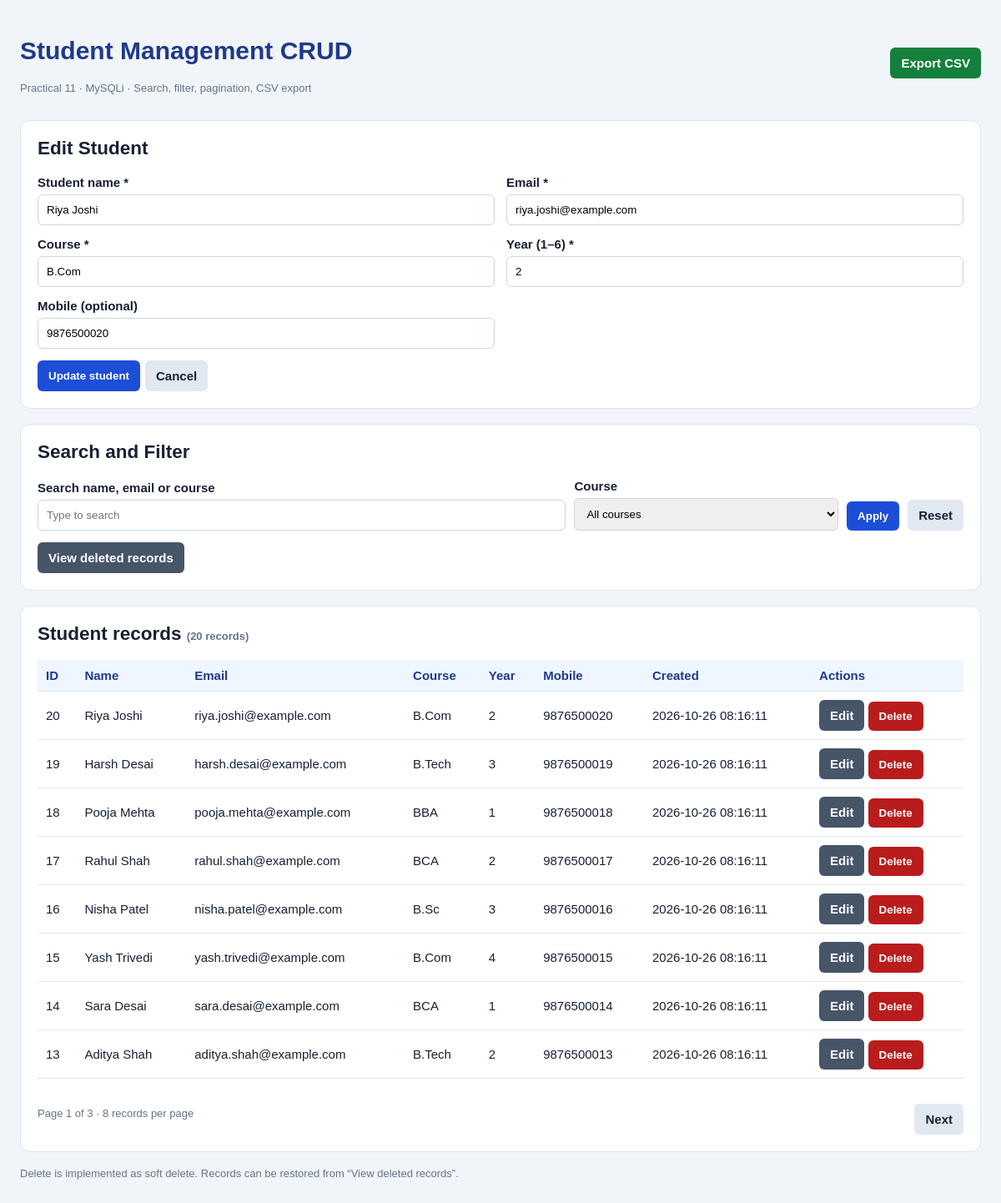
The app's page /Practical_Eleven/index.php?edit=20 with its own data.
### tables this page shows
CREATE TABLE IF NOT EXISTS students (
 id INT UNSIGNED AUTO_INCREMENT PRIMARY KEY,
 student_name VARCHAR(100) NOT NULL,
 email VARCHAR(150) NOT NULL UNIQUE,
 course VARCHAR(80) NOT NULL,
 year_of_study TINYINT UNSIGNED NOT NULL,
 mobile VARCHAR(20) NULL,
 status ENUM('active','deleted') NOT NULL DEFAULT 'active',
 created_at TIMESTAMP DEFAULT CURRENT_TIMESTAMP,
 updated_at TIMESTAMP DEFAULT CURRENT_TIMESTAMP ON UPDATE CURRENT_TIMESTAMP,
 CHECK (year_of_study BETWEEN 1 AND 6)
);

### Practical_Eleven/index.php (the view, shortened to what this page needs)
<?php
require_once __DIR__ . "/db.php";
function h($v)
{
    return htmlspecialchars((string)$v, ENT_QUOTES, "UTF-8");
}
$search = trim($_GET["search"] ?? "");
$course = trim($_GET["course"] ?? "");
$deleted = (($_GET["deleted"] ?? "") === "1");
$status = $deleted ? "deleted" : "active";
$page = max(1, (int)($_GET["page"] ?? 1));
$per = 8;
$count = $conn->prepare(
    "SELECT COUNT(*) AS total
     FROM students
     WHERE status = ?
       AND (
           ? = ''
           OR student_name LIKE CONCAT('%', ?, '%')
           OR email LIKE CONCAT('%', ?, '%')
           OR course LIKE CONCAT('%', ?, '%')
       )
       AND (? = '' OR course = ?)"
);
$count->bind_param(
    "sssssss",
    $status,
    $search,
    $search,
    $search,
    $search,
    $course,
    $course
);
$count->execute();
$total = (int)$count->get_result()->fetch_assoc()["total"];
$pages = max(1, (int)ceil($total / $per));
$page = min($page, $pages);
$offset = ($page - 1) * $per;
$s = $conn->prepare(
    "SELECT id, student_name, email, course,
            year_of_study, mobile, created_at
     FROM students
     WHERE status = ?
       AND (
           ? = ''
           OR student_name LIKE CONCAT('%', ?, '%')
           OR email LIKE CONCAT('%', ?, '%')
           OR course LIKE CONCAT('%', ?, '%')
       )
       AND (? = '' OR course = ?)
     ORDER BY id DESC
     LIMIT ? OFFSET ?"
);
$s->bind_param(
    "sssssssii",
    $status,
    $search,
    $search,
    $search,
    $search,
    $course,
    $course,
    $per,
    $offset
);
$s->execute();
$result = $s->get_result();
$edit = null;
if (
    isset($_GET["edit"]) &&
    ctype_digit((string)$_GET["edit"])
) {
    $id = (int)$_GET["edit"];
    $e = $conn->prepare(
        "SELECT *
         FROM students
         WHERE id = ? AND status = 'active'"
    );
    $e->bind_param("i", $id);
    $e->execute();
    $edit = $e->get_result()->fetch_assoc();
}
?>
<!DOCTYPE html>
<html lang="en">
<head>
</head>
<body>
<main class="wrap">
    <div class="top">
        <div>
            <h1>Student Management CRUD</h1>
            <p class="muted">
                Practical 11 · MySQLi · Search, filter, pagination, CSV export
            </p>
        </div>
        <a
            class="btn green"
            href="?export=csv&amp;search=<?= urlencode($search) ?>&amp;course=<?= urlencode($course) ?>&amp;deleted=<?= $deleted ? 1 : 0 ?>"
        >
            Export CSV
        </a>
    </div>
    <section class="card">
        <h2><?= $edit ? "Edit Student" : "Add Student" ?></h2>
        <form method="post">
            <div class="grid">
                <div>
                    <label for="student_name">Student name *</label>
                    <input
                        id="student_name"
                        name="student_name"
                        required
                        maxlength="100"
                        value="<?= h($edit["student_name"] ?? "") ?>"
                    >
                </div>
                <div>
                    <label for="email">Email *</label>
                    <input
                        id="email"
                        name="email"
                        type="email"
                        required
                        maxlength="150"
                        value="<?= h($edit["email"] ?? "") ?>"
                    >
                </div>
                <div>
                    <label for="course_input">Course *</label>
                    <input
                        id="course_input"
                        name="course"
                        required
                        maxlength="80"
                        placeholder="e.g. BCA"
                        value="<?= h($edit["course"] ?? "") ?>"
                    >
                </div>
                <div>
                    <label for="year">Year (1–6) *</label>
                    <input
                        id="year"
                        name="year_of_study"
                        type="number"
                        min="1"
                        max="6"
                        required
                        value="<?= h($edit["year_of_study"] ?? 1) ?>"
                    >
                </div>
                <div>
                    <label for="mobile">Mobile (optional)</label>
                    <input
                        id="mobile"
                        name="mobile"
                        maxlength="20"
                        value="<?= h($edit["mobile"] ?? "") ?>"
                    >
                </div>
            </div>
            <div class="actions">
                <button>
                    <?= $edit ? "Update student" : "Add student" ?>
                </button>
                <?php if ($edit): ?>
                    <a class="btn light" href="index.php">
                        Cancel
                    </a>
                <?php endif; ?>
            </div>
        </form>
    </section>
    <section class="card">
        <h2>Search and Filter</h2>
        <form class="toolbar" method="get">
            <div>
                <label for="search">Search name, email or course</label>
                <input
                    id="search"
                    name="search"
                    value="<?= h($search) ?>"
                    placeholder="Type to search"
                >
            </div>
            <div>
                <label for="course">Course</label>
                <select id="course" name="course">
                    <option value="">All courses</option>
                </select>
            </div>
            <button>Apply</button>
            <a class="btn light" href="index.php">
                Reset
            </a>
        </form>
        <div class="actions">
            <a
                class="btn gray"
                href="?deleted=<?= $deleted ? 0 : 1 ?>"
            >
                <?= $deleted ? "View active students" : "View deleted records" ?>
            </a>
        </div>
    </section>
    <section class="card">
        <h2>
            <?= $deleted ? "Deleted records" : "Student records" ?>
            <span class="muted">(<?= $total ?> records)</span>
        </h2>
        <div class="tablewrap">
            <table>
                <thead>
                    <tr>
                        <th>ID</th>
                        <th>Name</th>
                        <th>Email</th>
                        <th>Course</th>
                        <th>Year</th>
                        <th>Mobile</th>
                        <th>Created</th>
                        <th>Actions</th>
                    </tr>
                </thead>
                <tbody>
                    <?php if ($result->num_rows === 0): ?>
                        <tr>
                            <td colspan="8">No records found.</td>
                        </tr>
                    <?php else: ?>
                        <?php while ($row = $result->fetch_assoc()): ?>
                            <tr>
                                <td><?= h($row["id"]) ?></td>
                                <td><?= h($row["student_name"]) ?></td>
                                <td><?= h($row["email"]) ?></td>
                                <td><?= h($row["course"]) ?></td>
                                <td><?= h($row["year_of_study"]) ?></td>
                                <td><?= h($row["mobile"]) ?></td>
                                <td><?= h($row["created_at"]) ?></td>
                                <td>
                                    <?php if (!$deleted): ?>
                                        <a
                                            class="btn gray"
                                            href="?edit=<?= $row["id"] ?>"
                                        >
                                            Edit
                                        </a>
                                        <form
                                            method="post"
                                            onsubmit="return confirm('Move this student to deleted records?')"
                                        >
                                            <button class="red">
                                                Delete
                                            </button>
                                        </form>
                                    <?php endif; ?>
                                </td>
                            </tr>
                        <?php endwhile; ?>
                    <?php endif; ?>
                </tbody>
            </table>
        </div>
        <div class="pager">
            <span class="muted">
                Page <?= $page ?> of <?= $pages ?> · 8 records per page
            </span>
            <div class="actions">
                <?php
                $p = [
                    "search" => $search,
                    "course" => $course,
                    "deleted" => $deleted ? 1 : 0
                ];
                ?>
                <?php if ($page < $pages): ?>
                    <?php $p["page"] = $page + 1; ?>
                    <a
                        class="btn light"
                        href="?<?= h(http_build_query($p)) ?>"
                    >
                        Next
                    </a>
                <?php endif; ?>
            </div>
        </div>
    </section>
    <p class="muted">
        Delete is implemented as soft delete.
        Records can be restored from “View deleted records”.
    </p>
</main>
</body>
</html>

### Practical_Eleven/index.php (style rules this page uses)
* { box-sizing: border-box; }
body { margin: 0; padding: 24px; background: #f1f5f9; color: #172033; font: 15px Arial, sans-serif; }
.wrap { max-width: 1200px; margin: auto; }
.top { display: flex; justify-content: space-between; gap: 12px; align-items: center; flex-wrap: wrap; }
h1 { color: #1e3a8a; }
h2 { margin-top: 0; }
.card { background: white; padding: 20px; margin: 18px 0; border: 1px solid #dbe3ef; border-radius: 12px; }
.grid { display: grid; grid-template-columns: repeat(2, minmax(0, 1fr)); gap: 14px; }
label { display: block; font-weight: bold; margin-bottom: 6px; }
input, select { width: 100%; padding: 10px; border: 1px solid #cbd5e1; border-radius: 6px; }
button, .btn { display: inline-block; padding: 10px 13px; border: 0; border-radius: 6px; background: #1d4ed8; color: white; text-decoration: none; cursor: pointer; font-weight: bold; }
.green { background: #15803d; }
.red { background: #b91c1c; }
.gray { background: #475569; }
.light { background: #e2e8f0; color: #172033; }
.toolbar { display: grid; grid-template-columns: 2fr 1fr auto auto; gap: 10px; align-items: end; }
.actions { display: flex; gap: 6px; flex-wrap: wrap; margin-top: 14px; }
.tablewrap { overflow-x: auto; }
table { width: 100%; min-width: 900px; border-collapse: collapse; }
th, td { text-align: left; padding: 10px; border-bottom: 1px solid #e2e8f0; }
th { background: #eff6ff; color: #1e3a8a; }
td form { display: inline; }
.muted { color: #64748b; font-size: 13px; }
.pager { display: flex; justify-content: space-between; align-items: center; gap: 10px; flex-wrap: wrap; margin-top: 16px; }

### records on screen
students: student_name "Riya Joshi", email "riya.joshi@example.com", course "B.Com", year_of_study "2", mobile "9876500020", id "20", created_at "2026-10-26 08:16:11"
students: id "19", student_name "Harsh Desai", email "harsh.desai@example.com", course "B.Tech", year_of_study "3", mobile "9876500019", created_at "2026-10-26 08:16:11"
students: id "18", student_name "Pooja Mehta", email "pooja.mehta@example.com", course "BBA", year_of_study "1", mobile "9876500018", created_at "2026-10-26 08:16:11"
students: id "17", student_name "Rahul Shah", email "rahul.shah@example.com", course "BCA", year_of_study "2", mobile "9876500017", created_at "2026-10-26 08:16:11"
students: id "16", student_name "Nisha Patel", email "nisha.patel@example.com", course "B.Sc", year_of_study "3", mobile "9876500016", created_at "2026-10-26 08:16:11"
students: id "15", student_name "Yash Trivedi", email "yash.trivedi@example.com", course "B.Com", year_of_study "4", mobile "9876500015", created_at "2026-10-26 08:16:11"
students: id "14", student_name "Sara Desai", email "sara.desai@example.com", course "BCA", year_of_study "1", mobile "9876500014", created_at "2026-10-26 08:16:11"
students: id "13", student_name "Aditya Shah", email "aditya.shah@example.com", course "B.Tech", year_of_study "2", mobile "9876500013", created_at "2026-10-26 08:16:11"

### other values on screen
$total "20"
$page "1"
$pages "3"
